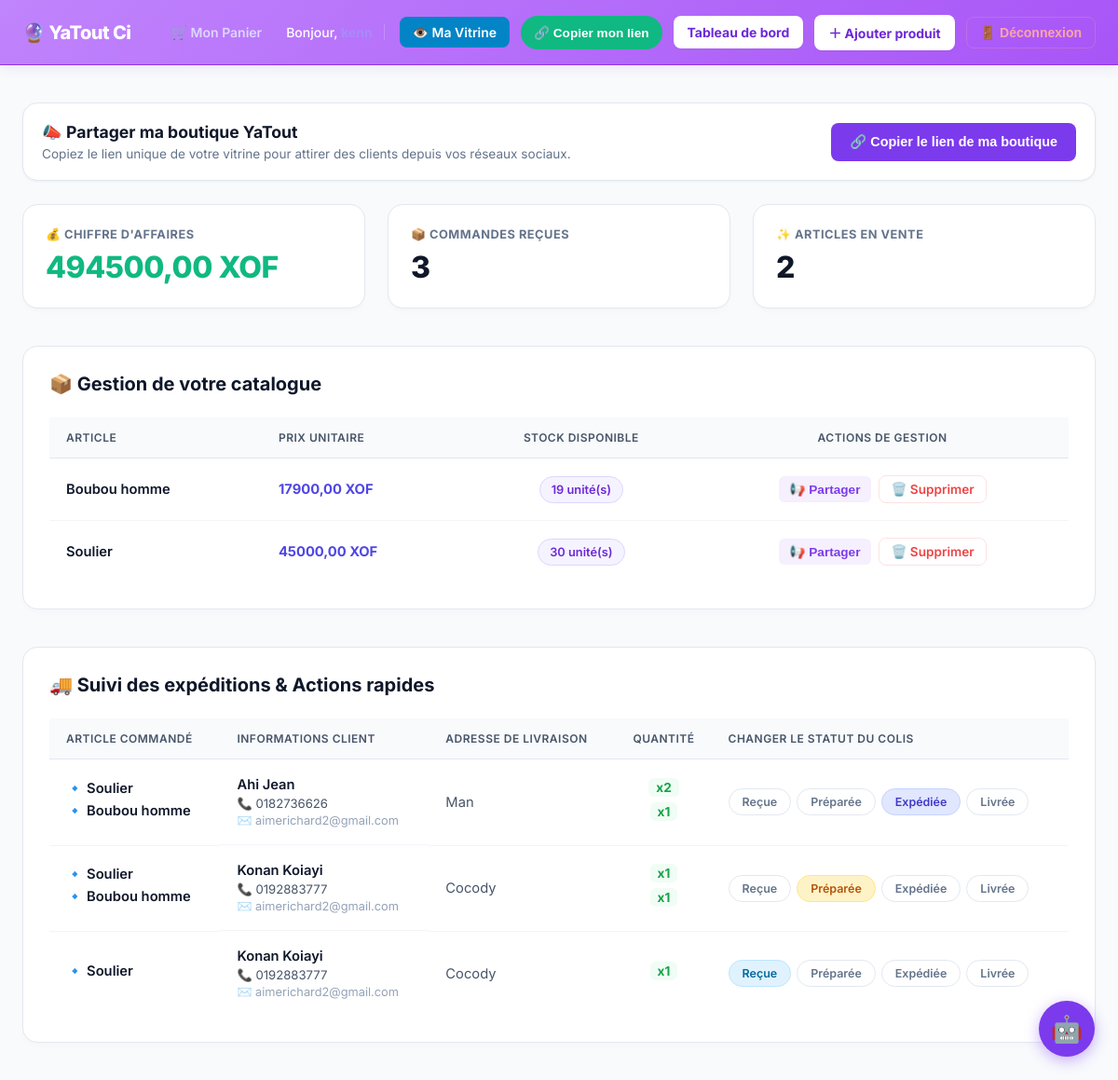
/vendeur/dashboard/ (signed in), run on an earlier commit of the app's database.
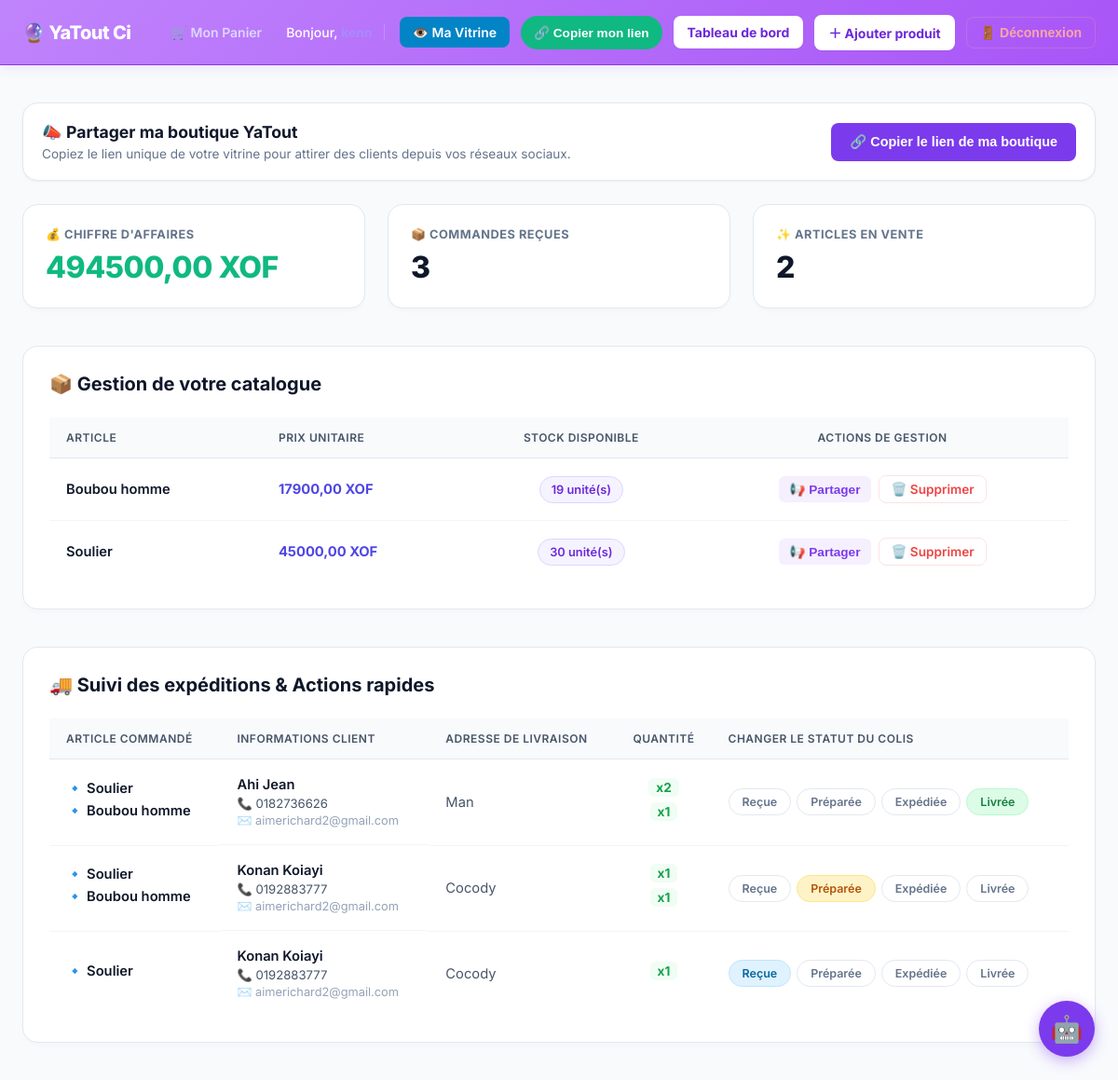
And on a later commit of the database.
### shop/models.py (models this page shows, shortened)
class Commande(models.Model):
    STATUT_CHOICES = [
        ('RECU', 'Commande reçue'),
        ('PREP', 'En cours de préparation'),
        ('EXPE', 'Expédiée'),
        ('LIVR', 'Livrée'),
    ]
    nom_client = models.CharField(max_length=255)
    email_client = models.EmailField()
    telephone = models.CharField(max_length=20, default="")
    adresse = models.TextField()
    date_commande = models.DateTimeField(auto_now_add=True)
    statut = models.CharField(max_length=4, choices=STATUT_CHOICES, default='RECU')

### shop/views.py (the view)
# urls.py: path('vendeur/dashboard/', views.dashboard_vendeur, name='dashboard_vendeur'),
@login_required
def dashboard_vendeur(request):
    try:
        vendeur = request.user.vendeur
    except Vendeur.DoesNotExist:
        return redirect('inscription_vendeur')
    mes_produits = Produit.objects.filter(vendeur=vendeur)
    toutes_les_ventes = Commande.objects.filter(
        items__produit__vendeur=vendeur
    ).distinct()
    total_revenus = 0
    for vente in toutes_les_ventes:
        for item in vente.items.filter(produit__vendeur=vendeur):
            total_revenus += item.get_cost()
    nombre_ventes = toutes_les_ventes.count()
    articles_en_vente = mes_produits.count()
    mes_ventes_affichees = toutes_les_ventes.order_by('-date_commande')[:3]
    context = {
        'vendeur': vendeur,
        'produits': mes_produits,
        'ventes': mes_ventes_affichees,  # 👈 Ce tableau HTML contiendra exactement 3 lignes maximum
        'total_revenus': total_revenus,   # 👈 Reste juste (494500,00 XOF)
        'nombre_ventes': nombre_ventes,   # 👈 Reste juste (7)
        'articles_en_vente': articles_en_vente,
    }
    return render(request, 'shop/dashboard.html', context)

### shop/models.py (called while the page is built)
    def get_cost(self):
        return self.prix * self.quantite

### shop/templates/shop/dashboard.html (shortened to what the changed rows need)
{% extends 'shop/base.html' %}
{% block content %}
<div class="dash-wrapper">
    <div class="dash-table-container">
        <h2 class="dash-table-title">📦 Gestion de votre catalogue</h2>
        <table class="dash-table">
            <thead>
                <tr>
                    <th>Article</th>
                    <th>Prix unitaire</th>
                    <th style="text-align: center;">Stock disponible</th>
                    <th style="text-align: center;">Actions de gestion</th>
                </tr>
            </thead>
        </table>
    </div>
    <div class="dash-table-container">
        <h2 class="dash-table-title">🚚 Suivi des expéditions & Actions rapides</h2>
        <table class="dash-table">
            <thead>
                <tr>
                    <th>Article commandé</th>
                    <th>Informations Client</th>
                    <th>Adresse de livraison</th>
                    <th style="text-align: center; width: 100px;">Quantité</th>
                    <th>Changer le statut du colis</th>
                </tr>
            </thead>
            <tbody>
                {% for vente in ventes %}
                <tr>
                    <td>
                        {% for item in autocomplete_items|default:vente.items.all %}
                            {% if item.produit.vendeur == vendeur %}
                                <div class="dash-prod-name" style="margin-bottom: 6px;">🔹 {{ item.produit.nom }}</div>
                            {% endif %}
                        {% endfor %}
                    </td>
                    <td class="dash-client-info">
                        <div class="client-name">{{ vente.nom_client }}</div>
                        <div class="client-phone">📞 {{ vente.telephone }}</div>
                        <div class="client-email">✉️ {{ vente.email_client }}</div>
                    </td>
                    <td style="color: #475569; text-transform: capitalize;">{{ vente.adresse }}</td>
                    <td style="text-align: center;">
                        {% for item in autocomplete_items|default:vente.items.all %}
                            {% if item.produit.vendeur == vendeur %}
                                <div style="margin-bottom: 6px;"><span class="dash-qty-item">x{{ item.quantite }}</span></div>
                            {% endif %}
                        {% endfor %}
                    </td>
                    <td>
                        <div class="status-actions-group">
                            <a href="{% url 'modifier_statut_commande' pk=vente.pk nouveau_statut='RECU' %}"
                               class="btn-status-action {% if vente.statut == 'RECU' or not vente.statut %}status-active-recu{% else %}status-inactive{% endif %}">
                                Reçue
                            </a>
                            <a href="{% url 'modifier_statut_commande' pk=vente.pk nouveau_statut='PREP' %}"
                               class="btn-status-action {% if vente.statut == 'PREP' %}status-active-prep{% else %}status-inactive{% endif %}">
                                Préparée
                            </a>
                            <a href="{% url 'modifier_statut_commande' pk=vente.pk nouveau_statut='EXPE' %}"
                               class="btn-status-action {% if vente.statut == 'EXPE' %}status-active-exp{% else %}status-inactive{% endif %}">
                                Expédiée
                            </a>
                            <a href="{% url 'modifier_statut_commande' pk=vente.pk nouveau_statut='LIVR' %}"
                               class="btn-status-action {% if vente.statut == 'LIVR' %}status-active-livr{% else %}status-inactive{% endif %}">
                                Livrée
                            </a>
                        </div>
                    </td>
                </tr>
                {% empty %}
                <tr>
                    <td colspan="5" class="dash-empty-row">Aucune commande reçue pour le moment.</td>
                </tr>
                {% endfor %}
            </tbody>
        </table>
    </div>
</div>
{% endblock %}

What changed in the data, as far as the page shows it:
changed Commande "Ahi Jean": statut "EXPE" → "LIVR" (drawn)
